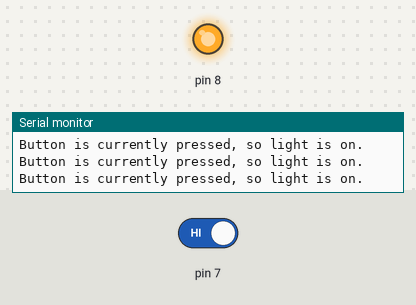
This sketch was run on a simulated Arduino Uno, built with avr-gcc and run on an emulated ATmega328P. On the bench: output pins drawn as LEDs (lit = HIGH), the last lines printed to the serial monitor. The inputs (shaded band) are chosen by the test bench; at power-on: pin 7 HIGH.

Above: at 1.2 s.
1.3 s: pin 7 driven LOW
At 2.4 s:
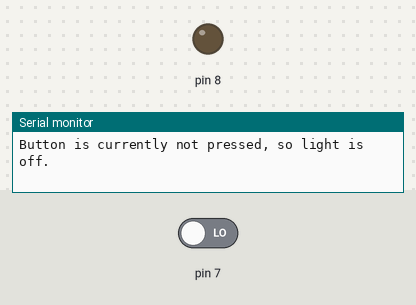
2.8 s: pin 7 driven HIGH
At 3.5 s:
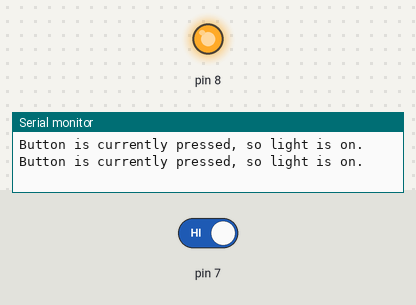
Timing chart, 0 to 5.8 s (numbered marks = the images above; inputs shaded):
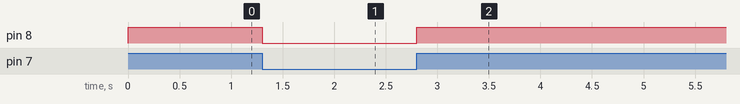

Measured:
- after the input at 1.3 s, pin 8: HIGH → LOW at once
- after the input at 2.8 s, pin 8: LOW → HIGH at once

The sketch:

M1.T1P.ino
```cpp
void setup()
{
  pinMode(8, OUTPUT);
  pinMode(7, INPUT);
  Serial.begin(9600);
}

void loop()
{
  int w = digitalRead(7);
  if (w == 0) {
  	digitalWrite(8, LOW);
  } else {
    digitalWrite(8, HIGH);
  }
  if (millis() % 1000 == 0) {
    if (w == 0) {
      Serial.write("Button is currently not pressed, so light is off.\n");
    } else {
      Serial.write("Button is currently pressed, so light is on.\n");
    }
  }
}
```
